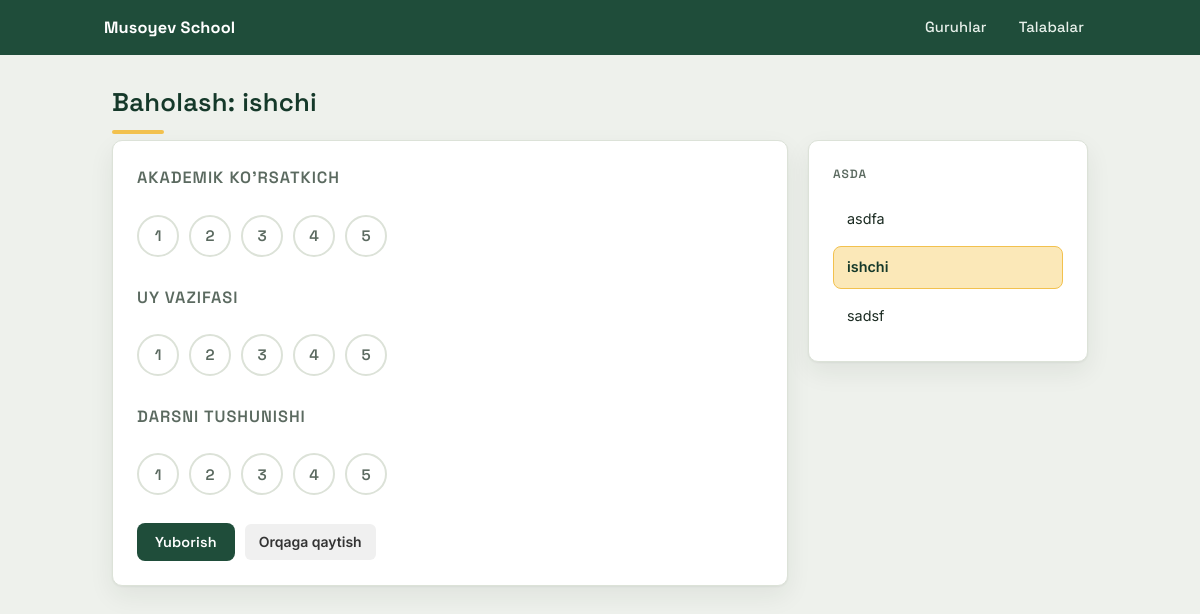
Screenshot of /students/1/assessment/ with the database file from the repository.
### blog/models.py (models this page shows, shortened)
class Student(models.Model):
    name = models.CharField(max_length=100)
    group = models.ForeignKey(Group, on_delete=models.CASCADE)
    parent_name = models.CharField(max_length=100)
    parent_phone = models.CharField(max_length=200)
    created_date = models.DateTimeField(auto_now_add=True)

class Group(models.Model):
    name = models.CharField(max_length=100)
    start_time = models.TimeField()
    ent_time = models.TimeField()
    created_date = models.DateTimeField(auto_now_add=True)

### blog/views.py (the view, shortened to what this page needs)
# urls.py: path('students/<int:student_id>/assessment/', views.student_assessment, name='student_assessment'),
def student_assessment(request, student_id):
    student = get_object_or_404(Student, id=student_id)
    today = date.today()
    group_students = Student.objects.filter(group=student.group).order_by('name')
    return render(request, 'blog/student_assessment.html', {
        'student': student,
        'points': range(1, 6),
        'group_students': group_students,
    })

### blog/templates/blog/student_assessment.html (shortened to what this page needs)
<!DOCTYPE html>
<html lang="en">
<head>
    {% load static %}
    <link rel="stylesheet" href="{% static 'blog/style.css' %}">
</head>
<body>
    <nav class="navbar">
        <div class="navbar-inner">
            <a class="brand" href="{% url 'home' %}">Musoyev School</a>
            <ul>
                <li><a href="{% url 'groups' %}">Guruhlar</a></li>
                <li><a href="{% url 'students' %}">Talabalar</a></li>
            </ul>
        </div>
    </nav>
    <div class="container">
        <h1>Baholash: {{ student.name }}</h1>
        <div class="assessment-layout">
            <div class="card form-card" style="max-width: 100%;">
                <form method="post">
                    <div>
                        <h3>Akademik ko'rsatkich</h3>
                        <div class="rating">
                            {% for i in points %}
                                <label><input type="radio" name="academic" value="{{ i }}"> {{ i }}</label>
                            {% endfor %}
                        </div>
                    </div>
                    <div>
                        <h3>Uy vazifasi</h3>
                        <div class="rating">
                            {% for i in points %}
                                <label><input type="radio" name="homework" value="{{ i }}"> {{ i }}</label>
                            {% endfor %}
                        </div>
                    </div>
                    <div>
                        <h3>Darsni tushunishi</h3>
                        <div class="rating">
                            {% for i in points %}
                                <label><input type="radio" name="understanding" value="{{ i }}"> {{ i }}</label>
                            {% endfor %}
                        </div>
                    </div>
                    <div class="form-actions">
                        <button type="submit">Yuborish</button>
                        <a href="{% url 'group_detail' student.group.id %}" class="back-btn">Orqaga qaytish</a>
                    </div>
                </form>
            </div>
            <div class="card student-list-card">
                <h3>{{ student.group.name }}</h3>
                <ul class="student-list">
                    {% for s in group_students %}
                        <li>
                            <a href="{% url 'student_assessment' s.id %}"
                               class="{% if s.id == student.id %}active{% endif %}">
                                {{ s.name }}
                            </a>
                        </li>
                    {% endfor %}
                </ul>
            </div>
        </div>
    </div>
</body>
</html>

### blog/static/blog/style.css (style rules this page uses)
:root { --bg: #EEF1EC; --surface: #FFFFFF; --ink: #1B2B22; --ink-soft: #5B6A60; --brand: #1F4D3A; --brand-dark: #15392A; --chalk: #F2C14E; --chalk-soft: #FBE8B8; --success: #2F9E58; --success-bg: #EAF7EE; --success-ink: #1D5C34; --danger: #D1483D; --danger-bg: #FCEAE8; --danger-ink: #8C2F26; --warning: #D9A03B; --border: #DCE2D8; --shadow: 0 1px 2px rgba(27, 43, 34, .06), 0 10px 26px rgba(27, 43, 34, .07); --radius: 10px; }
* { box-sizing: border-box; }
html, body { margin: 0; padding: 0; }
body { font-family: 'Inter', Arial, sans-serif; background: var(--bg); color: var(--ink); line-height: 1.55; font-size: 15px; }
h1, h2, h3 { font-family: 'Space Grotesk', Arial, sans-serif; font-weight: 600; letter-spacing: .01em; color: var(--brand-dark); margin: 0 0 6px; }
h1 { font-size: 1.6rem; display: inline-block; position: relative; padding-bottom: 12px; }
h1::after { content: ""; position: absolute; left: 0; bottom: 0; width: 52px; height: 4px; border-radius: 2px; background: var(--chalk); }
h3 { font-size: 1.02rem; color: var(--ink-soft); text-transform: uppercase; letter-spacing: .06em; font-weight: 600; }
a { color: var(--brand); }
.container { width: 92%; max-width: 1000px; margin: 28px auto 56px; padding: 0 12px; }
.card { background: var(--surface); border: 1px solid var(--border); border-radius: var(--radius); box-shadow: var(--shadow); padding: 24px; }
.navbar { background: var(--brand); }
.navbar-inner { width: 92%; max-width: 1000px; margin: 0 auto; display: flex; align-items: center; justify-content: space-between; flex-wrap: wrap; }
.navbar .brand { font-family: 'Space Grotesk', sans-serif; font-weight: 700; font-size: 1.02rem; letter-spacing: .01em; color: #fff; text-decoration: none; padding: 14px 4px; }
.navbar ul { list-style-type: none; margin: 0; padding: 0; display: flex; flex-wrap: wrap; }
.navbar li { float: none; }
.navbar li a { display: block; position: relative; color: #E7F0EA; text-align: center; padding: 16px 16px; text-decoration: none; font-family: 'Space Grotesk', sans-serif; font-weight: 500; font-size: .92rem; letter-spacing: .01em; }
.navbar li a::after { content: ""; position: absolute; left: 16px; right: 16px; bottom: 9px; height: 2px; background: var(--chalk); transform: scaleX(0); transform-origin: left; transition: transform .2s ease; }
button, .btn { font-family: 'Space Grotesk', sans-serif; font-weight: 600; font-size: .9rem; letter-spacing: .01em; border: none; border-radius: 8px; padding: 10px 18px; background: var(--brand); color: #fff; cursor: pointer; transition: background .15s ease, transform .08s ease; }
.form-actions { display: flex; gap: 10px; align-items: center; margin-top: 18px; flex-wrap: wrap; }
form label { display: block; margin: 14px 0 6px; font-weight: 500; font-size: .88rem; color: var(--ink-soft); }
.form-card { max-width: 480px; }
.rating { display: flex; gap: 10px; margin: 10px 0 22px; }
.rating label { width: 42px; height: 42px; border-radius: 50%; border: 2px solid var(--border); display: flex; align-items: center; justify-content: center; font-family: 'Space Grotesk', sans-serif; font-weight: 600; font-size: .95rem; cursor: pointer; background: var(--surface); color: var(--ink-soft); transition: all .15s ease; }

### blog/templates/blog/student_assessment.html (style rules this page uses)
.back-btn { display: inline-block; padding: 7px 14px; background: #f0f0f0; color: #333; text-decoration: none; border-radius: 6px; font-size: 0.875rem; font-weight: 600; transition: background 0.15s; }
.assessment-layout { display: grid; grid-template-columns: 1fr 280px; gap: 20px; align-items: start; }
.student-list-card { position: sticky; top: 20px; }
.student-list-card h3 { margin: 0 0 14px; font-size: .75rem; text-transform: uppercase; letter-spacing: .08em; color: var(--ink-soft); }
.student-list { list-style: none; margin: 0; padding: 0; display: flex; flex-direction: column; gap: 6px; }
.student-list a { display: block; padding: 9px 13px; border-radius: 8px; text-decoration: none; font-size: .9rem; color: var(--ink); border: 1.5px solid transparent; transition: background .15s, border-color .15s; }
.student-list a.active { background: var(--chalk-soft); border-color: var(--chalk); color: var(--brand-dark); font-weight: 600; }

### rows the page displays
Student: name "ishchi", group.name "ASDA"
Student: name "asdfa"
Student: name "sadsf"

### other values shown
{{ i }} "1" "2" "3" "4" "5"
